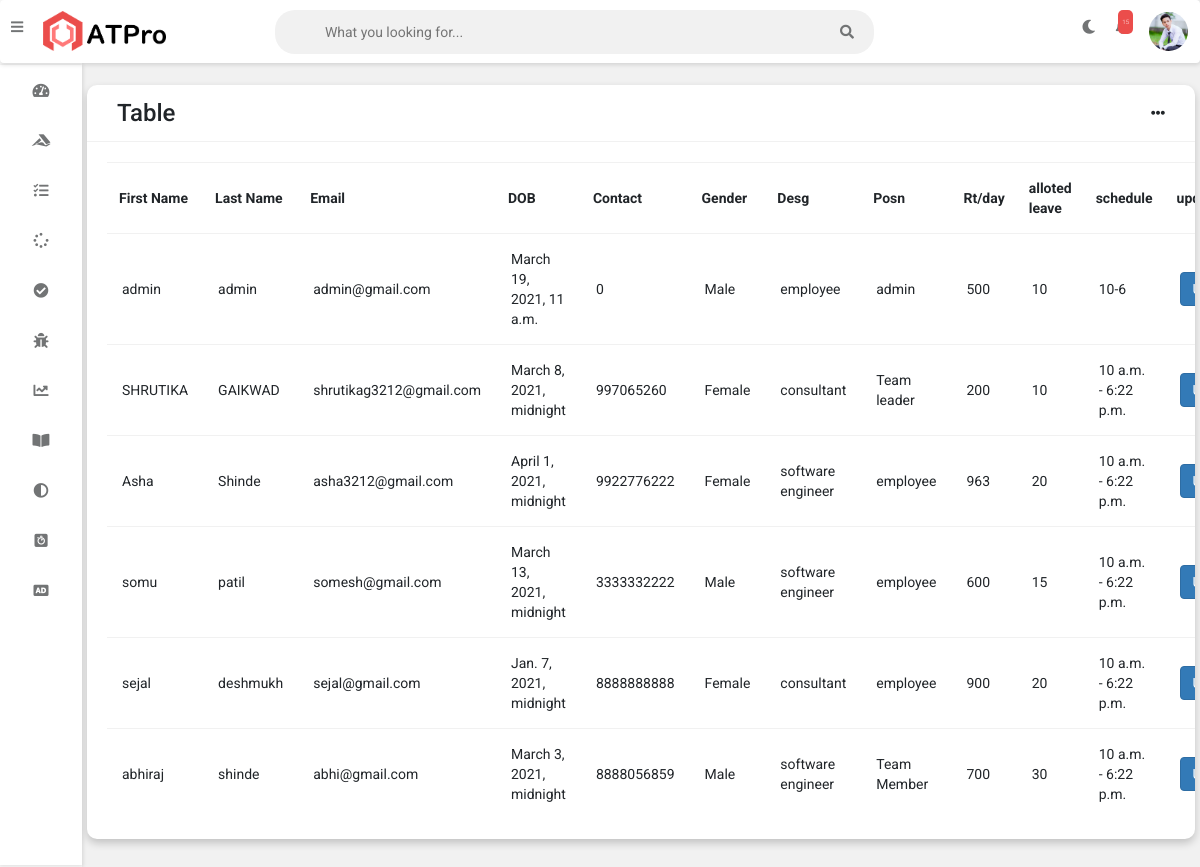
Screenshot of /employees (signed in) with the database file from the repository.
### accounts/models.py (models this page shows, shortened)
class CustomUser(AbstractUser):
    username = None
    email = models.EmailField(_('email address'), unique=True , primary_key=True )
    USERNAME_FIELD = 'email'
    REQUIRED_FIELDS = []
    birth_date=models.DateTimeField(default=timezone.now)
    contact = models.IntegerField(validators=[MaxValueValidator(9999999999)], unique=False,default=0000000000,null=True, blank=True)
    gender = models.CharField(max_length=20,default='Male',null=True, blank=True)
    designation = models.CharField(max_length=20 , default = 'employee',null=True, blank=True)
    position = models.CharField(max_length=20 , default = 'employee',null=True, blank=True)
    Rate_per_day = models.IntegerField(default=500,null=True, blank=True)
    alloted_leave= models.IntegerField(default=10,null=True, blank=True)
    schedule = models.CharField(max_length=50,default = "10-6",null=True,blank=True)
    objects = CustomUserManager()

### accounts/views.py (the view)
# urls.py: path('employees', views.employees, name='employees'),
@login_required(login_url='loginpage')
def employees(request):
    obj = CustomUser.objects.all()
    dict1={'obj':obj }
    return render(request,'employees.html',dict1)

### accounts/templates/employees.html (shortened to what this page needs)
{% extends 'admin-nav.html' %}
{% block content %}
	<div class="wrapper">
		<div class="row">
			<div class="col-12 col-m-12 col-sm-12">
				<div class="card">
					<div class="card-header">
						<h3>
							Table
						</h3>
						<i class="fas fa-ellipsis-h"></i>
					</div>
					<div class="card-content">
						<table>
							<thead>
								<tr>
									<th>First Name</th>
									<th>Last Name</th>
                                    <th>Email</th>
                                    <th>DOB</th>
                                    <th>Contact</th>
                                    <th>Gender</th>
                                    <th>Desg</th>
                                    <th>Posn</th>
                                    <th>Rt/day</th>
                                    <th>alloted leave</th>
                                    <th>schedule</th>
                                    <th>update</th>
								</tr>
							</thead>
							<tbody>
								 {% for i in obj %}
                                <tr>
                                    <td>{{ i.first_name}}</td>
									<td>{{ i.last_name}}</td>
                                    <td>{{ i.email}}</td>
                                    <td>{{ i.birth_date}}</td>
                                    <td>{{ i.contact}}</td>
                                    <td>{{i.gender}}</td>
                                    <td>{{i.designation}}</td>
                                    <td>{{i.position}}</td>
                                    <td>{{i.Rate_per_day}}</td>
                                    <td>{{i.alloted_leave}}</td>
                                    <td>{{i.schedule}}</td>
                                    <td><a href="empupdate/{{i.email}}"><button type="submit" class="btn btn-primary">Update</button></a></td>
								</tr>
                                {% endfor %}
							</tbody>
						</table>
					</div>
				</div>
			</div>
	{% endblock %}

### static/css/login.css (style rules this page uses)
* { margin: 0; padding: 0; box-sizing: border-box; user-select: none; }

### rows the page displays
CustomUser: first_name "admin", last_name "admin", email "admin@gmail.com", birth_date "March 19, 2021, 11 a.m.", contact "0", gender "Male", designation "employee", position "admin", Rate_per_day "500", alloted_leave "10", schedule "10-6"
CustomUser: first_name "SHRUTIKA", last_name "GAIKWAD", email "shrutikag3212@gmail.com", birth_date "March 8, 2021, midnight", contact "997065260", gender "Female", designation "consultant", position "Team leader", Rate_per_day "200", alloted_leave "10", schedule "10 a.m. - 6:22 p.m."
CustomUser: first_name "Asha", last_name "Shinde", email "asha3212@gmail.com", birth_date "April 1, 2021, midnight", contact "9922776222", gender "Female", designation "software engineer", position "employee", Rate_per_day "963", alloted_leave "20", schedule "10 a.m. - 6:22 p.m."
CustomUser: first_name "somu", last_name "patil", email "somesh@gmail.com", birth_date "March 13, 2021, midnight", contact "3333332222", gender "Male", designation "software engineer", position "employee", Rate_per_day "600", alloted_leave "15", schedule "10 a.m. - 6:22 p.m."
CustomUser: first_name "sejal", last_name "deshmukh", email "sejal@gmail.com", birth_date "Jan. 7, 2021, midnight", contact "8888888888", gender "Female", designation "consultant", position "employee", Rate_per_day "900", alloted_leave "20", schedule "10 a.m. - 6:22 p.m."
CustomUser: first_name "abhiraj", last_name "shinde", email "abhi@gmail.com", birth_date "March 3, 2021, midnight", contact "8888056859", gender "Male", designation "software engineer", position "Team Member", Rate_per_day "700", alloted_leave "30", schedule "10 a.m. - 6:22 p.m."
